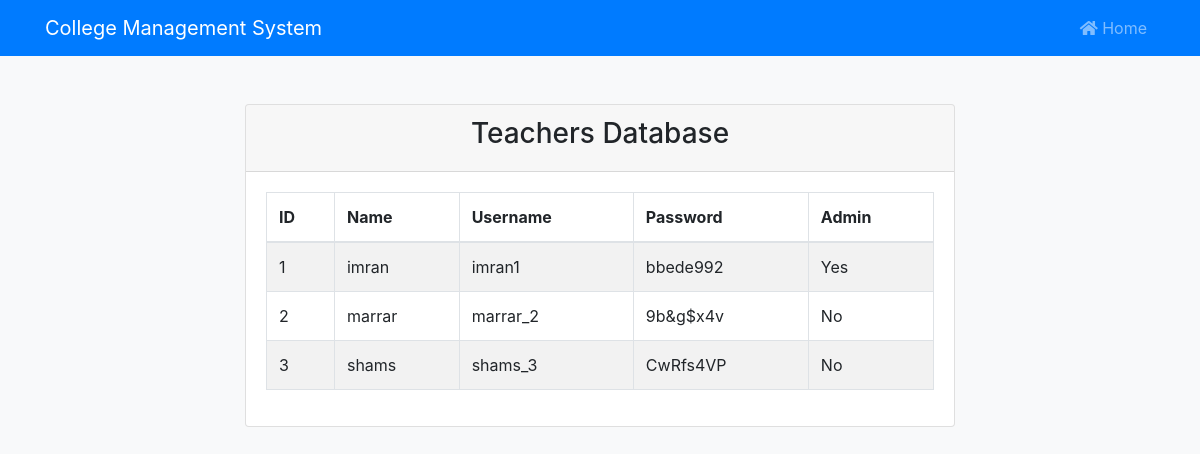
The page /teachers-database (signed in) on the database as committed earlier.
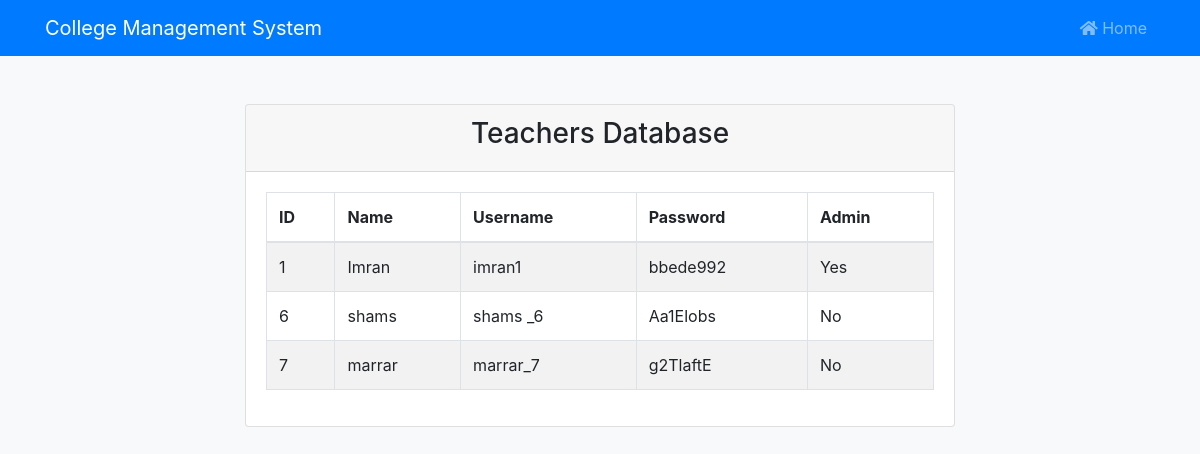
The same page on the database as committed later.
### tables this page shows
CREATE TABLE Teachers (
    id INTEGER PRIMARY KEY AUTOINCREMENT,
    name TEXT NOT NULL,
    username TEXT UNIQUE NOT NULL,
    password TEXT NOT NULL
, admin BOOLEAN NOT NULL DEFAULT FALSE);

### app.py (the view)
@app.route('/teachers-database')
@login_required
@admin_required
def teachers_database():
    conn = get_db_connection()
    teachers = conn.execute("SELECT * FROM Teachers").fetchall()
    conn.close()
    return render_template("teachers_database.html", teachers=teachers)

### app.py (called while the page is built)
def get_db_connection():
    conn = sqlite3.connect("college.db")
    conn.row_factory = sqlite3.Row  # Allows accessing columns by name
    return conn

### helpers.py (called while the page is built)
def get_db_connection():
    conn = sqlite3.connect(DATABASE)
    conn.row_factory = sqlite3.Row  # Returns dict-like rows
    return conn

def is_admin(teacher_id):
    conn = get_db_connection()
    cur = conn.cursor()
    cur.execute("SELECT admin FROM Teachers WHERE id = ?", (teacher_id,))
    result = cur.fetchone()
    conn.close()
    return result["admin"] == 1 if result else False

def login_required(f):
    @wraps(f)
    def decorated_function(*args, **kwargs):
        if session.get("user") is None:
            return redirect("/login")
        return f(*args, **kwargs)
    return decorated_function

def admin_required(f):
    @wraps(f)
    def decorated_function(*args, **kwargs):
        if not is_admin(session.get("user")["id"]):
            return redirect("/")
        return f(*args, **kwargs)
    return decorated_function

### templates/teachers_database.html
{% extends 'layout.html' %}
{% block main %}
<div class="container">
    <div class="row justify-content-center">
        <div class="col-md-8">
            <div class="card mt-5">
                <div class="card-header text-center">
                    <h3>Teachers Database</h3>
                </div>
                <div class="card-body">
                    <div class="table-responsive">
                        <table class="table table-bordered table-striped">
                            <thead>
                                <tr>
                                    <th>ID</th>
                                    <th>Name</th>
                                    <th>Username</th>
                                    <th>Password</th>
                                    <th>Admin</th>
                                </tr>
                            </thead>
                            <tbody>
                                {% for teacher in teachers %}
                                <tr>
                                    <td data-label="ID">{{ teacher.id }}</td>
                                    <td data-label="Name">{{ teacher.name }}</td>
                                    <td data-label="Username">{{ teacher.username }}</td>
                                    <td data-label="Password">{{ teacher.password }}</td>
                                    <td data-label="Admin">{{ 'Yes' if teacher.admin else 'No' }}</td>
                                </tr>
                                {% endfor %}
                            </tbody>
                        </table>
                    </div>
                </div>
            </div>
        </div>
    </div>
</div>
{% endblock %}

### templates/layout.html (shortened to what this page needs)
<!DOCTYPE html>
<html lang="en">
<head>
    <link href="https://stackpath.bootstrapcdn.com/bootstrap/4.5.2/css/bootstrap.min.css" rel="stylesheet">
    <link href="https://cdnjs.cloudflare.com/ajax/libs/font-awesome/5.15.3/css/all.min.css" rel="stylesheet">
    <link href="/static/styles.css" rel="stylesheet">
</head>
<body>
    <nav class="navbar navbar-expand-lg navbar-dark bg-primary">
        <div class="container">
            <a class="navbar-brand" href="#">College Management System</a>
            <div class="collapse navbar-collapse" id="navbarNav">
                <ul class="navbar-nav ml-auto">
                    <li class="nav-item">
                        <a class="nav-link" href="/"><i class="fas fa-home"></i> Home</a>
                    </li>
                </ul>
            </div>
        </div>
    </nav>
    <div class="container">
        {% block main %}
        {% endblock %}
    </div>
</body>
</html>

### static/styles.css (style rules this page uses)
body { background-color: #f8f9fa; }
.table-responsive { display: block; width: 100%; overflow-x: auto; -webkit-overflow-scrolling: touch; }
.table th, .table td { white-space: nowrap; }

Rows that differ between the two databases and show on the page:
removed Teachers: id "2", name "marrar", username "marrar_2", password "9b&g$x4v", admin "No"
removed Teachers: id "3", name "shams", username "shams_3", password "CwRfs4VP", admin "No"
changed Teachers "imran1": name "imran" → "Imran"
added Teachers: id "6", name "shams", username "shams _6", password "Aa1Elobs", admin "No"
added Teachers: id "7", name "marrar", username "marrar_7", password "g2TlaftE", admin "No"
